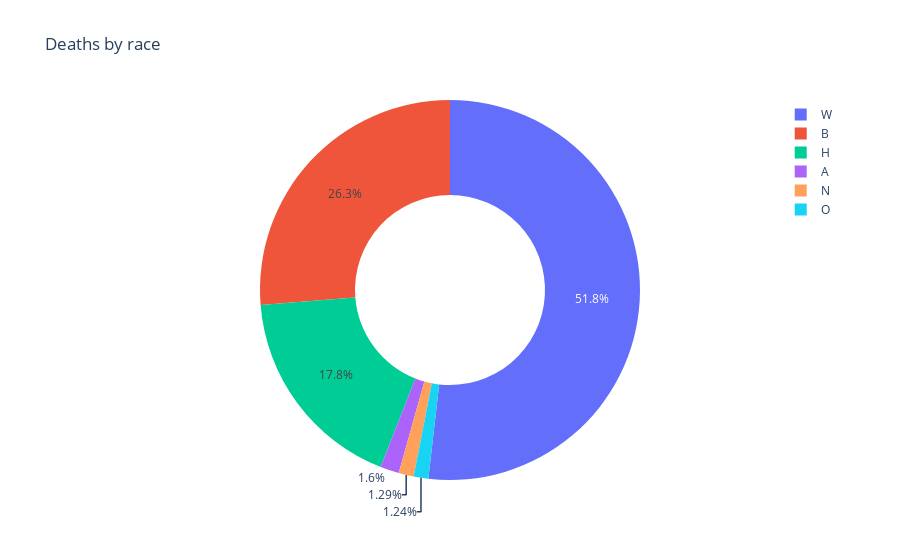

This figure's notebook cell:
### Code cell
px.pie(data_frame=df_fatalities, names="race", hole=0.5, title="Deaths by race")

### Figure 1 — Plotly figure (JSON) as saved in the notebook; plotly's stock layout.template omitted (floating-point values rounded to 4 significant figures; data arrays with more than 128 entries replaced by an {"elided": "..."} marker saying what was removed)
{"data": [{"domain": {"x": [0, 1], "y": [0, 1]}, "hole": 0.5, "hovertemplate": "race=%{label}<extra></extra>", "labels": {"elided": "2254 str values"}, "legendgroup": "", "name": "", "showlegend": true, "type": "pie"}], "layout": {"legend": {"tracegroupgap": 0}, "title": {"text": "Deaths by race"}}}
